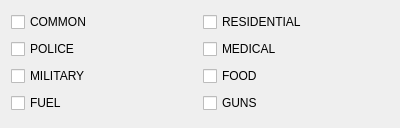
<?xml version="1.0" encoding="UTF-8"?>
<ui version="4.0">
 <class>tags</class>
 <widget class="QWidget" name="tags">
  <property name="geometry">
   <rect>
    <x>0</x>
    <y>0</y>
    <width>400</width>
    <height>128</height>
   </rect>
  </property>
  <property name="windowTitle">
   <string>Form</string>
  </property>
  <layout class="QGridLayout" name="gridLayout" columnstretch="0,0,0">
   <item row="4" column="1">
    <widget class="QCheckBox" name="check_medical">
     <property name="text">
      <string>MEDICAL</string>
     </property>
    </widget>
   </item>
   <item row="3" column="1">
    <widget class="QCheckBox" name="check_residential">
     <property name="text">
      <string>RESIDENTIAL</string>
     </property>
    </widget>
   </item>
   <item row="5" column="1">
    <widget class="QCheckBox" name="check_food">
     <property name="text">
      <string>FOOD</string>
     </property>
    </widget>
   </item>
   <item row="4" column="0">
    <widget class="QCheckBox" name="check_police">
     <property name="text">
      <string>POLICE</string>
     </property>
    </widget>
   </item>
   <item row="5" column="0">
    <widget class="QCheckBox" name="check_millitary">
     <property name="text">
      <string>MILITARY</string>
     </property>
    </widget>
   </item>
   <item row="3" column="0">
    <widget class="QCheckBox" name="check_common">
     <property name="text">
      <string>COMMON</string>
     </property>
    </widget>
   </item>
   <item row="6" column="0">
    <widget class="QCheckBox" name="check_fuel">
     <property name="text">
      <string>FUEL</string>
     </property>
    </widget>
   </item>
   <item row="6" column="1">
    <widget class="QCheckBox" name="check_guns">
     <property name="text">
      <string>GUNS</string>
     </property>
    </widget>
   </item>
  </layout>
 </widget>
 <resources/>
 <connections/>
</ui>
